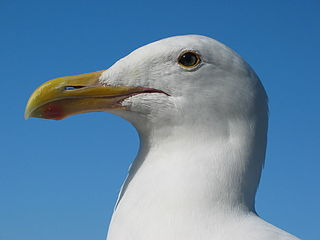
#> input picture HW1-Filters/input1.jpg, 320 x 240 px, given in place of img.png, which was not available
$ jupyter execute Untitled.ipynb
#> lines starting #> are read from the running program, lines starting #| are printed output that depends on the picture; pictures that were not available may be replaced by others from this repository, and a replacement may not be noted
[cell 1]
import os
import sys
import cv2
import numpy as np
from matplotlib import pyplot as plt

im = cv2.imread('img.png', 0)
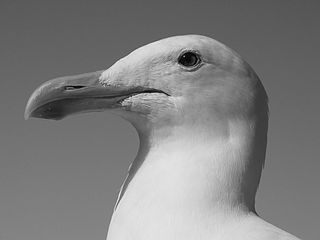
#> im: shape (240, 320); min 0, max 245, mean 127
HW_input = cv2.imread('blurred2.png', 0)
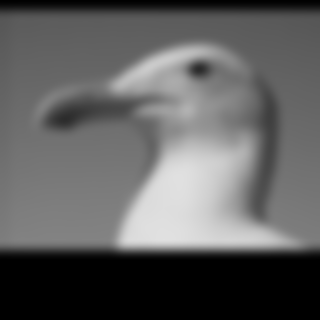
#> input picture HW1-Filters/blurred2.png, 320 x 320 px
#> HW_input is the input picture: shape (320, 320); min 0, max 225, mean 95.3

gk = cv2.getGaussianKernel(21,5)
gk = gk * gk.T

def ft(im, newsize=None):
    dft = np.fft.fft2(np.float32(im),newsize)
    return np.fft.fftshift(dft)

def ift(shift):
    f_ishift = np.fft.ifftshift(shift)
    img_back = np.fft.ifft2(f_ishift)
    return np.abs(img_back)

imf = ft(im, (im.shape[1],im.shape[1])) # make sure sizes match
gkf = ft(gk, (im.shape[1],im.shape[1])) # so we can multiple easily
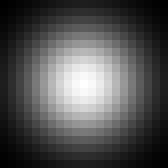
#> gk: shape (21, 21) float64 (shown 8 times larger); min 0.000125, max 0.00684, mean 0.00227; drawn with min black and max white

imconvf = (imf * gkf)

# now for example we can reconstruct the blurred image from its FT
blurred = ift(imconvf)

#
# SHOW RESULTING IMAGE MATRICES
#
print("\nBLURRED IMAGE")
print(blurred)
#> (printed output is left out)
print("\nHW INPUT IMAGE")
print(HW_input)
#> (printed output is left out)

print("\nFOURIER TRANSFORMED BLURRED IMAGE")
print(ft(blurred, (im.shape[1],im.shape[1])))
#> (printed output is left out)
print("\nFOURIER TRANSFORMED HW INPUT IMAGE")
print(ft(HW_input, (im.shape[1],im.shape[1])))
#> (printed output is left out)
